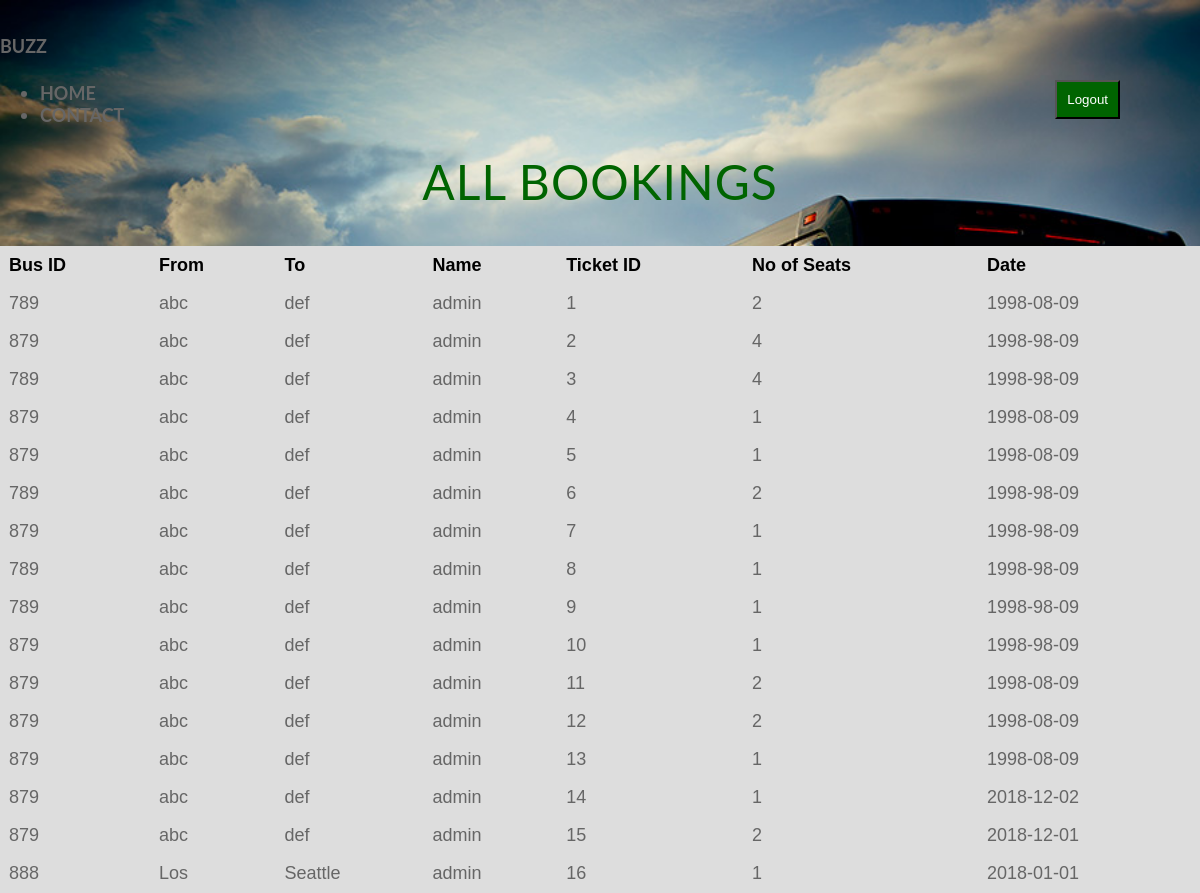
Screenshot of /previous (signed in) with the database file from the repository.
### tables this page shows
CREATE TABLE reservation(
customer_ID int not null,
bus_ID varchar(10) not null,
route_origin varchar(20) not null,
route_destination varchar(20) not null,
res_ticketID integer primary key AUTOINCREMENT,
res_no_of_seats int not null,
res_timestamp varchar(20) not null
);

CREATE TABLE customer(
customer_ID INTEGER primary key autoincrement,
customer_firstname varchar(30) not null,
customer_lastname varchar(30) not null,
customer_email varchar(30) not null,
customer_password varchar(20) not null,
customer_phonenumber int not null,
customer_age int not null
);

### app.py (the view)
@app.route('/previous')
def previous():
	id = session['id']
	cmd = "SELECT customer_firstname from customer where customer_ID = %s;" %id
	rows = db(cmd)
	name = rows[0][0]
	cmd = "SELECT * from reservation where customer_ID = '%s';" %id
	rows = db(cmd)
	return render_template('bookings.html', rows = rows, name = name)

### db.py (called while the page is built)
def db(cmd):
	with sql.connect("database.db") as con:
		try:
			cur = con.cursor()
			cur.execute(cmd)
			con.commit()
			print('Record successfully added')
		except:
			print('Error in insert operation')
		finally:
			rows = cur.fetchall()
			return rows

### templates/bookings.html (shortened to what this page needs)
<!DOCTYPE html>
<html>
<head>
<link rel="stylesheet" href="../static/style.css">
</head>
<body text="black">
    <header id="fh5co-header-section" class="sticky-banner">
      <div class="container">
        <div class="nav-header">
          <h1 id="fh5co-logo"><font size="4">BUZZ</a></h1>
          <nav id="fh5co-menu-wrap" role="navigation">
            <ul class="sf-menu" id="fh5co-primary-menu">
              <li><a href="{{url_for('mainpage')}}"><b><b>HOME</b></b></a></li>
              <li><a href="{{url_for('contact')}}"><b><b>CONTACT</b></b></a></li>
            </ul>
          </nav>
        </div>
      </div>
    </header>
<h2 align="center"><font size="10"; color=#006400>All Bookings</font></h2>
<a href="{{url_for('logout')}}" ><button name="btn" value="logout" type="submit" style="position: absolute;background-color: #006400;color:white;padding:10px;right: 80px;top: 80px;">Logout</button></a>
<table>
  <tr>
    <th><font color=black>Bus ID</font></th>
    <th><font color=black>From</font></th>
    <th><font color=black>To</font></th>
    <th><font color=black>Name</font></th>
    <th><font color=black>Ticket ID</font></th>
    <th><font color=black>No of Seats</font></th>
    <th><font color=black>Date</font></th>
  </tr>
    {% for row in rows %}
 <tr><td>{{row[1]}}</td> <td>{{row[2]}}</td><td>{{row[3]}}</td><td>{{name}}</td>
 <td>{{row[4]}}</td><td>{{row[5]}}</td><td>{{row[6]}}</td>
</tr>
{% endfor %}
</table>
</body>
</html>

### static/style.css (style rules this page uses)
body { background-image: url("image.jpg"); background-size: cover; font-size: 16px; font-family: 'Lato', sans-serif; font-weight: 300; margin: 0; color: #666; }
h2 { text-transform: uppercase; color: white; font-weight: 400; letter-spacing: 1px; font-size: 1.4em; line-height: 2.8em; }
a { text-decoration: none; color: #666; }
.container { margin: 0; }

### templates/bookings.html (style rules this page uses)
table { font-family: arial, sans-serif; border-collapse: collapse; width: 100%; }
td, th { border: 1px solid #dddddd; text-align: left; padding: 8px; }
tr:nth-child(odd) { background-color: #dddddd; }
tr:nth-child(even) { background-color: #dddddd; }

### rows the page displays
reservation: bus_ID "789", route_origin "abc", route_destination "def", res_ticketID "1", res_no_of_seats "2", res_timestamp "1998-08-09"
customer: customer_firstname "admin"
reservation: bus_ID "879", route_origin "abc", route_destination "def", res_ticketID "2", res_no_of_seats "4", res_timestamp "1998-98-09"
reservation: bus_ID "789", route_origin "abc", route_destination "def", res_ticketID "3", res_no_of_seats "4", res_timestamp "1998-98-09"
reservation: bus_ID "879", route_origin "abc", route_destination "def", res_ticketID "4", res_no_of_seats "1", res_timestamp "1998-08-09"
reservation: bus_ID "879", route_origin "abc", route_destination "def", res_ticketID "5", res_no_of_seats "1", res_timestamp "1998-08-09"
reservation: bus_ID "789", route_origin "abc", route_destination "def", res_ticketID "6", res_no_of_seats "2", res_timestamp "1998-98-09"
reservation: bus_ID "879", route_origin "abc", route_destination "def", res_ticketID "7", res_no_of_seats "1", res_timestamp "1998-98-09"
reservation: bus_ID "789", route_origin "abc", route_destination "def", res_ticketID "8", res_no_of_seats "1", res_timestamp "1998-98-09"
reservation: bus_ID "789", route_origin "abc", route_destination "def", res_ticketID "9", res_no_of_seats "1", res_timestamp "1998-98-09"
reservation: bus_ID "879", route_origin "abc", route_destination "def", res_ticketID "10", res_no_of_seats "1", res_timestamp "1998-98-09"
reservation: bus_ID "879", route_origin "abc", route_destination "def", res_ticketID "11", res_no_of_seats "2", res_timestamp "1998-08-09"
reservation: bus_ID "879", route_origin "abc", route_destination "def", res_ticketID "12", res_no_of_seats "2", res_timestamp "1998-08-09"
reservation: bus_ID "879", route_origin "abc", route_destination "def", res_ticketID "13", res_no_of_seats "1", res_timestamp "1998-08-09"
reservation: bus_ID "879", route_origin "abc", route_destination "def", res_ticketID "14", res_no_of_seats "1", res_timestamp "2018-12-02"
reservation: bus_ID "879", route_origin "abc", route_destination "def", res_ticketID "15", res_no_of_seats "2", res_timestamp "2018-12-01"
reservation: bus_ID "888", route_origin "Los", route_destination "Seattle", res_ticketID "16", res_no_of_seats "1", res_timestamp "2018-01-01"
